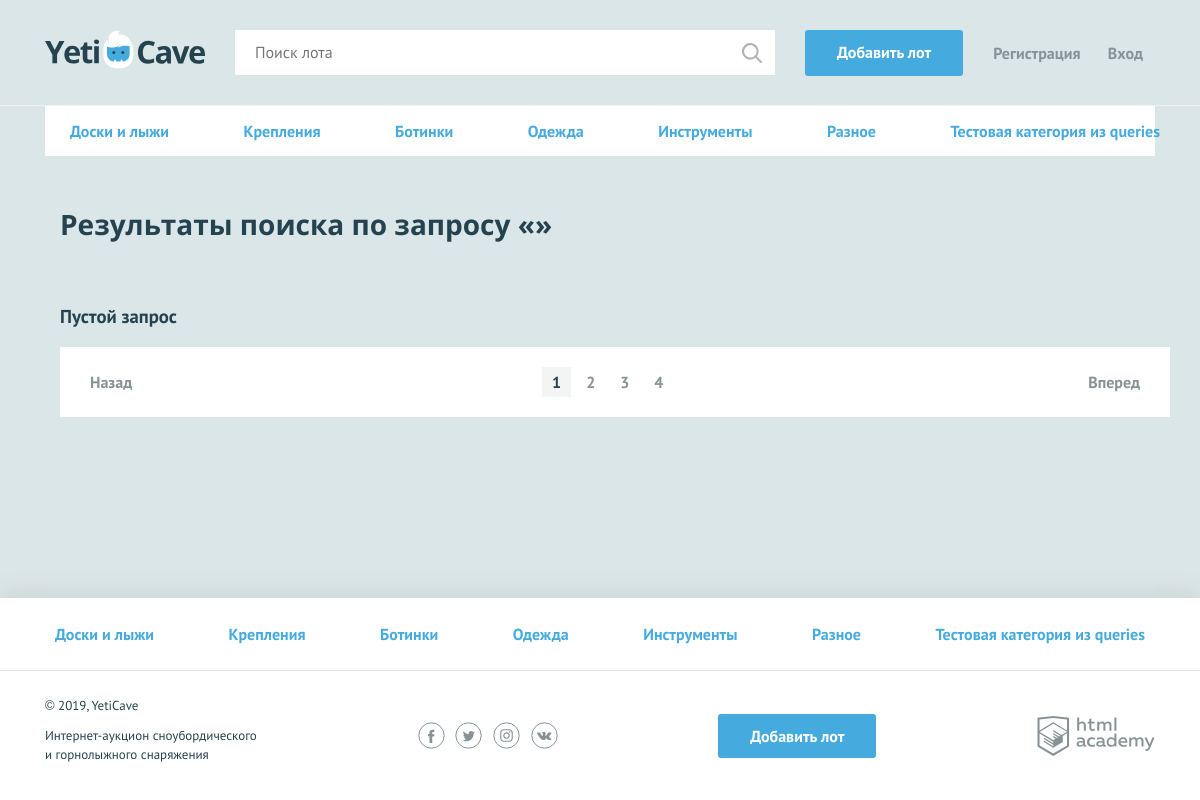
Screenshot of /search.php with the database file from the repository.
### tables this page shows
CREATE TABLE categories (
    id INT AUTO_INCREMENT PRIMARY KEY UNIQUE,
    name VARCHAR(128) UNIQUE,
    symbol_code CHAR(128)
);

### helpers.php (called while the page is built, shortened)
<?php
function include_template($name, array $data = []) {
    $name = 'templates/' . $name;
    extract($data);
    require $name;
    $result = ob_get_clean();
    return $result;
}

### models/models.php (called while the page is built, shortened)
<?php
function get_categories($link) {
    $sql = "
    SELECT `id`, `name`, `symbol_code` FROM `categories`;";
    $sql_result = mysqli_query($link, $sql);
    $categories = mysqli_fetch_all($sql_result, MYSQLI_ASSOC);
    return $categories;
}
function get_lots_count($link, $query) {
    return "Пустой запрос";
}

### templates/search.php (the view)
<nav class="nav">
    <ul class="nav__list container">
        <?php foreach ($categories as $category): ?>
            <li class="nav__item">
                <a href="<?= $category['symbol_code']; ?>.html"><?= $category['name']; ?></a>
            </li>
        <?php endforeach ?>
    </ul>
</nav>
<div class="container">
    <section class="lots">
        <h2>Результаты поиска по запросу «<span><?= $search_query; ?></span>»</h2>
        <?php if (is_array($lots)): ; ?>
            <ul class="lots__list">
                <?php foreach ($lots as $lot) : ?>
                    <li class="lots__item lot">
                        <div class="lot__image">
                            <img src="img/<?= $lot['img']; ?>" width="350" height="260"
                                 alt="<?= $lot['name']; ?>">
                        </div>
                        <div class="lot__info">
                            <span class="lot__category"><?= $lot['category']; ?></span>
                            <h3 class="lot__title"><a class="text-link"
                                                      href="lot.php/?id=<?= $lot['id']; ?>"><?= $lot['name']; ?></a>
                            </h3>
                            <div class="lot__state">
                                <div class="lot__rate">
                                    <span class="lot__amount">Стартовая цена</span>
                                    <span class="lot__cost"><?= format_sum($lot['start_price']); ?></span>
                                </div>
                                <div class="lot__timer timer <?php
                                $hours = find_remaining_time($lot['end_date'])['hours'];
                                if ($hours === 0) {
                                    echo 'timer--finishing';
                                }
                                ?>">
                                    <?=
                                    find_remaining_time($lot['end_date'])['hours'] . ':' .
                                    find_remaining_time($lot['end_date'])['minutes'];
                                    ?>
                                </div>
                            </div>
                        </div>
                    </li>
                <?php endforeach; ?>
            </ul>
        <?php else: ?>
            <h3><?= $error; ?></h3>
        <?php endif; ?>
    </section>
    <ul class="pagination-list">
        <li class="pagination-item pagination-item-prev"><a>Назад</a></li>
        <li class="pagination-item pagination-item-active"><a>1</a></li>
        <li class="pagination-item"><a href="#">2</a></li>
        <li class="pagination-item"><a href="#">3</a></li>
        <li class="pagination-item"><a href="#">4</a></li>
        <li class="pagination-item pagination-item-next"><a href="#">Вперед</a></li>
    </ul>
</div>

### templates/layout.php (shortened to what this page needs)
<!DOCTYPE html>
<html lang="ru">
<head>
    <link href="../css/normalize.min.css" rel="stylesheet">
    <link href="../css/style.css" rel="stylesheet">
</head>
<body>
<div class="page-wrapper">
    <header class="main-header">
        <div class="main-header__container container">
            <a class="main-header__logo">
                <img src="../img/logo.svg" width="160" height="39" alt="Логотип компании YetiCave">
            </a>
            <form class="main-header__search" method="get" action="search.php" autocomplete="off">
                <input type="search" name="search" placeholder="Поиск лота">
                <input class="main-header__search-btn" type="submit" name="find" value="Найти">
            </form>
            <a class="main-header__add-lot button" href="pages/add-lot.html">Добавить лот</a>
            <nav class="user-menu">
                <?php if (isset($_SESSION['user'])) : ?>
                    <div class="user-menu__logged">
                        <p><?= $_SESSION['user']; ?></p>
                        <a class="user-menu__bets" href="/pages/my-bets.html">Мои
                            ставки</a>
                        <a class="user-menu__logout"
                           href="/logout.php">Выход</a>
                    </div>
                <?php else : ?>
                    <ul class="user-menu__list">
                        <li class="user-menu__item">
                            <a href="/sign_up.php">Регистрация</a>
                        </li>
                        <li class="user-menu__item">
                            <a href="/login.php">Вход</a>
                        </li>
                    </ul>
                <?php endif; ?>
            </nav>
        </div>
    </header>
    <main class="container">
        <?= $page_content; ?>
    </main>
</div>
<footer class="main-footer">
    <nav class="nav">
        <ul class="nav__list container">
            <?php foreach ($categories as $category): ?>
                <li class="nav__item">
                    <a href="/pages/<?= $category['symbol_code']; ?>.html">
                        <?= $category['name']; ?>
                    </a>
                </li>
            <?php endforeach ?>
        </ul>
    </nav>
    <div class="main-footer__bottom container">
        <div class="main-footer__copyright">
            <p>© 2019, YetiCave</p>
            <p>Интернет-аукцион сноубордического и горнолыжного снаряжения</p>
        </div>
        <div class="main-footer__social social">
            <a class="social__link social__link--facebook" href="#">
            </a>
            <a class="social__link social__link--twitter" href="#">
            </a>
            <a class="social__link social__link--instagram" href="#">
            </a>
            <a class="social__link social__link--vkontakte" href="#">
            </a>
        </div>
        <a class="main-footer__add-lot button" href="add-lot.html">Добавить лот</a>
        <div class="main-footer__developed-by">
            <a class="logo-academy" href="https://htmlacademy.ru/intensive/php">
            </a>
        </div>
    </div>
</footer>
</body>
</html>

### css/style.css (style rules this page uses)
html, body { height: 100%; }
.page-wrapper { display: flex; flex-direction: column; min-height: 100%; margin-bottom: -202px; }
.page-wrapper::after { content: ""; display: block; }
.page-wrapper::after { height: 85px; }
main { margin-bottom: 202px; }
body { min-width: 1140px; background-color: #dbe6e9; font-family: "PT Sans", sans-serif; font-weight: 400; font-size: 16px; line-height: 26px; color: #25434e; }
a { text-decoration: none; }
h2 { margin: 0; font-family: "Open Sans", sans-serif; font-size: 28px; line-height: 35px; font-weight: 700; }
.container { width: 1110px; margin: 0 auto; padding: 0 15px; }
main.container { margin-bottom: 202px; }
.button { display: block; padding: 9px 32px; background-color: #45abde; color: #ffffff; text-align: center; font-weight: 700; border: none; border-radius: 3px; }
.main-header { padding: 30px 0 29px; border-bottom: 1px solid rgba(255, 255, 255, 0.5); }
.main-header__container { display: -webkit-flex; display: -ms-flexbox; display: flex; -webkit-justify-content: flex-start; -ms-flex-pack: start; justify-content: flex-start; }
.main-header__logo { display: block; margin-right: 30px; }
.main-header__search { position: relative; width: 540px; margin-right: 30px; }
.main-header__search input[type="search"] { width: 100%; padding: 8px 19px 9px 19px; border: 1px solid #ffffff; }
.main-header__search-btn { content: ""; position: absolute; top: 3px; right: 3px; width: 20px; height: 20px; padding: 20px; background: url("../img/search.svg") center no-repeat; opacity: 0.3; border: 0; font-size: 0; }
.main-header__add-lot { max-width: 160px; margin-right: 30px; }
.user-menu__list { display: -webkit-flex; display: -ms-flexbox; display: flex; -webkit-justify-content: space-between; -ms-flex-pack: justify; justify-content: space-between; -webkit-flex-wrap: wrap; -ms-flex-wrap: wrap; flex-wrap: wrap; width: 150px; margin: 0; margin-top: 10px; padding: 0; list-style: none; }
.user-menu__item a { color: #879296; font-weight: 700; }
.user-menu { display: -webkit-flex; display: -ms-flexbox; display: flex; }
.main-footer { background-color: #ffffff; box-shadow: 0 0 30px 0 rgba(0, 0, 0, 0.1); }
.main-footer__bottom { display: -webkit-flex; display: -ms-flexbox; display: flex; -webkit-justify-content: space-between; -ms-flex-pack: justify; justify-content: space-between; -webkit-align-items: center; -ms-flex-align: center; align-items: center; padding: 25px 0; }
.main-footer__copyright { max-width: 212px; }
.main-footer__copyright p { margin: 0; margin-bottom: 11px; font-size: 13px; line-height: 19px; }
.main-footer__social { width: 140px; }
.social { display: -webkit-flex; display: -ms-flexbox; display: flex; -webkit-justify-content: space-between; -ms-flex-pack: justify; justify-content: space-between; -webkit-flex-wrap: wrap; -ms-flex-wrap: wrap; flex-wrap: wrap; }
.social__link { width: 27px; height: 27px; }
.logo-academy { display: block; width: 118px; height: 40px; }
.nav { background-color: #ffffff; border-bottom: 1px solid #e1e6e7; }
.nav__list { display: -webkit-flex; display: -ms-flexbox; display: flex; -webkit-justify-content: space-between; -ms-flex-pack: justify; justify-content: space-between; -webkit-flex-wrap: wrap; -ms-flex-wrap: wrap; flex-wrap: wrap; list-style: none; }
.nav__item a { position: relative; display: block; padding: 12px 10px; font-weight: 700; color: #45abde; }
.nav__item a::before { content: ""; display: none; position: absolute; bottom: 0; width: calc(100% - 20px); height: 3px; background-color: #e2e5e6; }
.main-footer .nav__item a { padding: 23px 10px; }
.lots { padding-top: 50px; }
.lots h2 { padding-bottom: 42px; }
.pagination-list { display: -webkit-flex; display: -ms-flexbox; display: flex; margin: 0; padding: 22px 20px; list-style: none; text-align: center; font-size: 16px; font-weight: 700; background-color: #ffffff; }
.pagination-item { margin-right: 5px; }
.pagination-item a { color: #879296; padding: 5px 10px; }
.pagination-item-prev { margin-right: auto; }
.pagination-item-next { margin-left: auto; margin-right: 0; }
.pagination-item-active a { color: #25434e; background-color: rgba(135, 146, 150, 0.1); }

### rows the page displays
categories: name "Доски и лыжи"
categories: name "Крепления"
categories: name "Ботинки"
categories: name "Одежда"
categories: name "Инструменты"
categories: name "Разное"
categories: name "Тестовая категория из queries"

### other values shown
$error "Пустой запрос"
